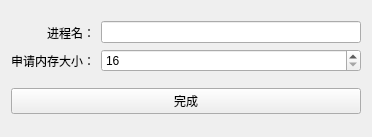
<?xml version="1.0" encoding="UTF-8"?>
<ui version="4.0">
 <class>AddProcessWidget</class>
 <widget class="QWidget" name="AddProcessWidget">
  <property name="geometry">
   <rect>
    <x>0</x>
    <y>0</y>
    <width>372</width>
    <height>137</height>
   </rect>
  </property>
  <property name="windowTitle">
   <string>Form</string>
  </property>
  <layout class="QVBoxLayout" name="verticalLayout_3">
   <item>
    <layout class="QHBoxLayout" name="horizontalLayout">
     <item>
      <layout class="QVBoxLayout" name="verticalLayout_2">
       <item>
        <widget class="QLabel" name="lb_processName">
         <property name="text">
          <string>进程名：</string>
         </property>
         <property name="alignment">
          <set>Qt::AlignRight|Qt::AlignTrailing|Qt::AlignVCenter</set>
         </property>
        </widget>
       </item>
       <item>
        <widget class="QLabel" name="lb_size">
         <property name="text">
          <string>申请内存大小：</string>
         </property>
         <property name="alignment">
          <set>Qt::AlignRight|Qt::AlignTrailing|Qt::AlignVCenter</set>
         </property>
        </widget>
       </item>
      </layout>
     </item>
     <item>
      <layout class="QVBoxLayout" name="verticalLayout">
       <item>
        <widget class="QLineEdit" name="le_inputName"/>
       </item>
       <item>
        <widget class="QSpinBox" name="sb_inputSize">
         <property name="minimum">
          <number>16</number>
         </property>
         <property name="maximum">
          <number>65536</number>
         </property>
        </widget>
       </item>
      </layout>
     </item>
    </layout>
   </item>
   <item>
    <widget class="QPushButton" name="btn_done">
     <property name="text">
      <string>完成</string>
     </property>
    </widget>
   </item>
  </layout>
 </widget>
 <resources/>
 <connections/>
</ui>
